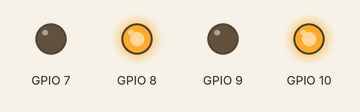
Recording of a program running on a simulated Raspberry Pi (BCM pin numbers). Shown: output pins drawn as LEDs (lit = HIGH). At 4.0 s the program stops and its outputs stay as they are.

Above: at 0.1 s.
At 1.1 s:
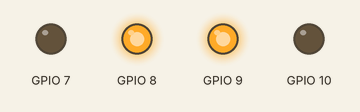
At 2.1 s:
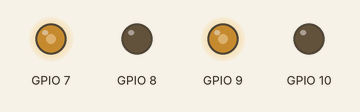
At 3.1 s:
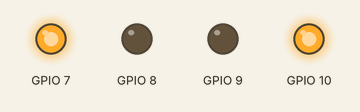
At 4.1 s:
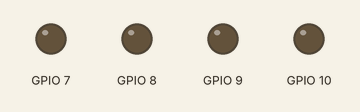
Timing chart, 0 to 5.5 s (numbered marks = the images above):
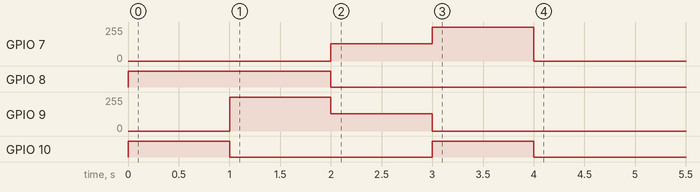

The program:

motor-dutycycle-pwm.py
```python
#! /usr/bin/python3

import RPi.GPIO as GPIO
import time

GPIO.setmode (GPIO.BCM)
GPIO.setwarnings (False)

# It seems like the classes are created from smaller components to larger systems.
# Classes are created to represent actual physical system. Sometimes it can be created to a virtual state.
# It can also be created to keep component specific data organized and use them easily when required.
class Motor:
    def __init__ (self, pinFwd, pinBack, frequency=20, maxSpeed=100):
        #  Configure GPIO
        GPIO.setup (pinFwd,  GPIO.OUT)
        GPIO.setup (pinBack, GPIO.OUT)

        #  get a handle to PWM
        self._frequency = frequency
        self._maxSpeed = maxSpeed
        self._pwmFwd  = GPIO.PWM (pinFwd,  frequency)
        self._pwmBack = GPIO.PWM (pinBack, frequency)
        self.stop()

    def forwards (self, speed):
        self._move (speed)

    def backwards (self, speed):
        self._move (-speed)

    def stop (self):
        self._move (0)

    def _move (self, speed):
        #  set limits
        if speed > self._maxSpeed:
            speed = self._maxSpeed
        if speed < -self._maxSpeed:
            speed = -self._maxSpeed

        #  turn on the motors
        # here the start method is used to specify the duty cycle of the pins out.
        # If no argument is passed to the start method, then it starts with the last set duty cycle.
        if speed < 0:
            self._pwmFwd.start(0)
            self._pwmBack.start(-speed)
        else:
            self._pwmFwd.start(speed)
            self._pwmBack.start(0)

# here the Wheelie class is subclassing the Motor class directly.
# This way the Wheelie class has 2 inherent objects every single time a Wheelie object is created.
class Wheelie:
    def __init__ (self):
        self.rightWheel = Motor (10, 9)
        self.leftWheel = Motor (8, 7)

    def stop (self):
        self.leftWheel.stop()
        self.rightWheel.stop()

    def goForward (self, speed = 100):
        self.rightWheel.forwards (speed)
        self.leftWheel.forwards (speed)

    def goBackward (self, speed = 100):
        self.rightWheel.backwards (speed)
        self.leftWheel.backwards (speed)

    def goLeft (self, speed = 100):
        self.rightWheel.backwards (speed)
        self.leftWheel.forwards (speed)

    def goRight (self, speed = 100):
        self.rightWheel.forwards (speed)
        self.leftWheel.backwards (speed)

def main():
    wheelie = Wheelie()
    wheelie.goForward()
    time.sleep(1)
    wheelie.goLeft()
    time.sleep(1)
    wheelie.goBackward(50)
    time.sleep(1)
    wheelie.goRight()
    time.sleep(1)
    wheelie.stop()
    GPIO.cleanup()

if __name__ == '__main__':
    main()
```

Measured:
- by itself, GPIO 7: 0/255 → 128/255 at 2.0 s, → 255/255 1.0 s later, → 0/255 1.0 s later
- by itself, GPIO 8: LOW → HIGH at 0.00 s, → LOW 2.0 s later
- by itself, GPIO 9: 0/255 → 255/255 at 1.0 s, → 128/255 1.0 s later, → 0/255 1.0 s later
- by itself, GPIO 10: alternates HIGH for 1.0 s and LOW for 2.0 s
